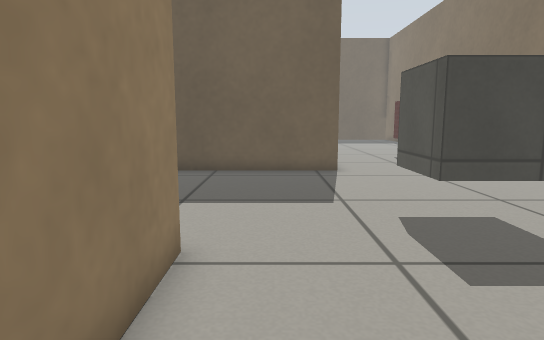
View 1 (above)

15 first-person views from a walk through a world built for the Gazebo simulator. The camera is 0.5 m above the floor, tilts 8° down and sees 75° across. The floor is counted in squares, 0.25 m on a side. Each view is taken from the middle of a square. On the plan, view 1 faces up. The plan holds only what a view shows up to about 18 squares ahead; the rest is blank. Simple patterns stand in for the simulator's built-in surfaces.

View 2
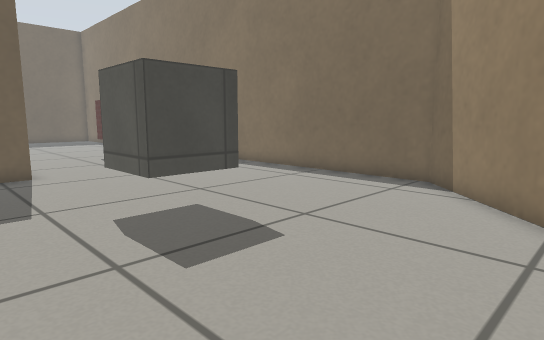

View 3
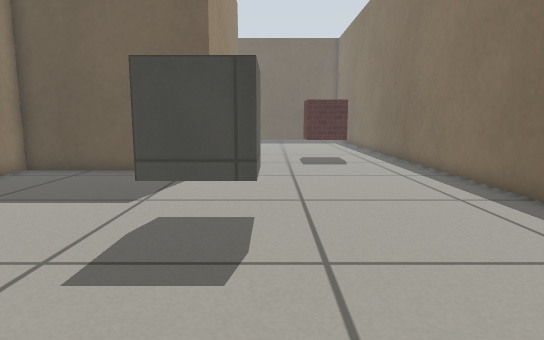

View 4
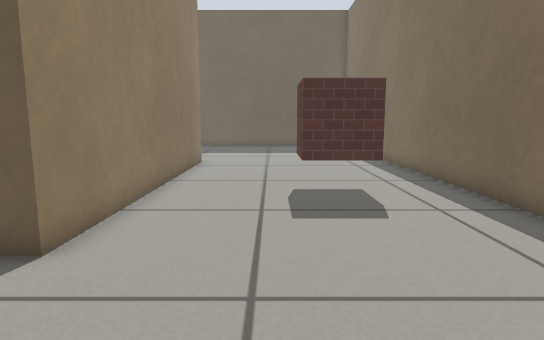

View 5
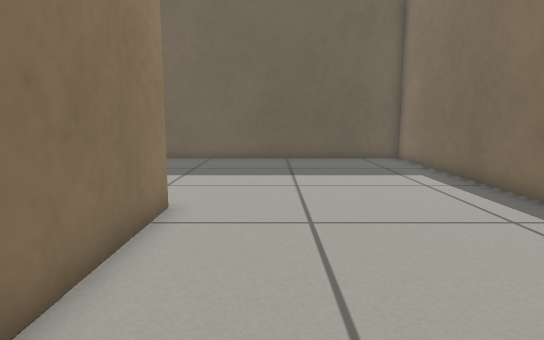

View 6
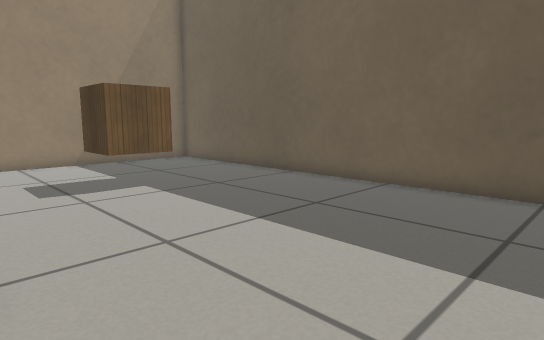

View 7
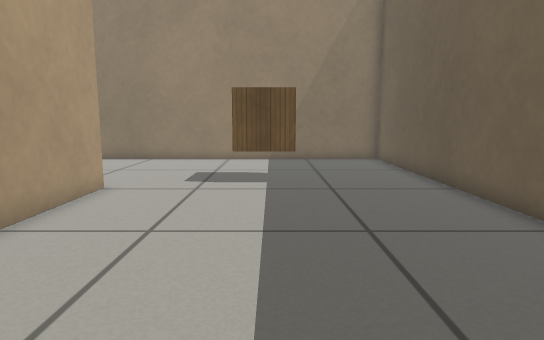

View 8
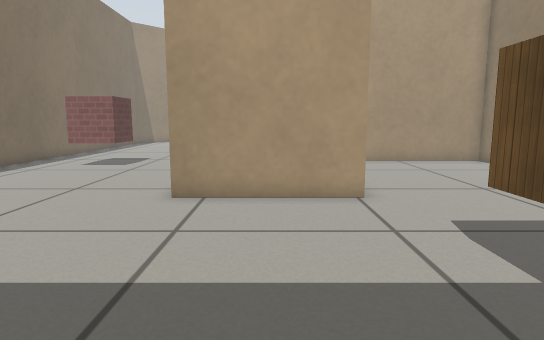

View 9
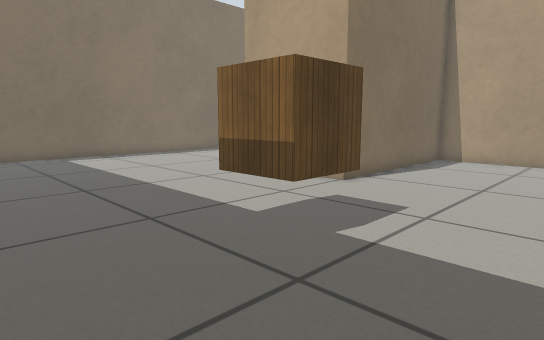

View 10
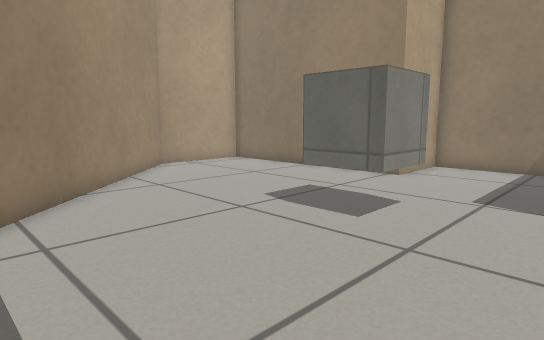

View 11
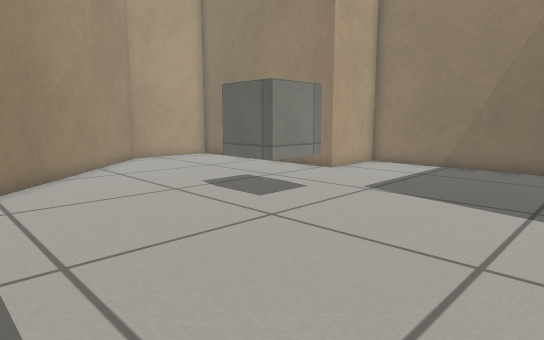

View 12
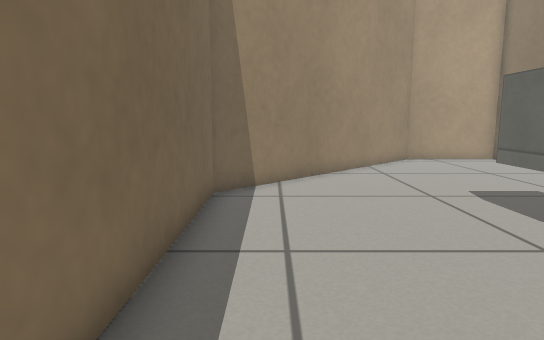

View 13
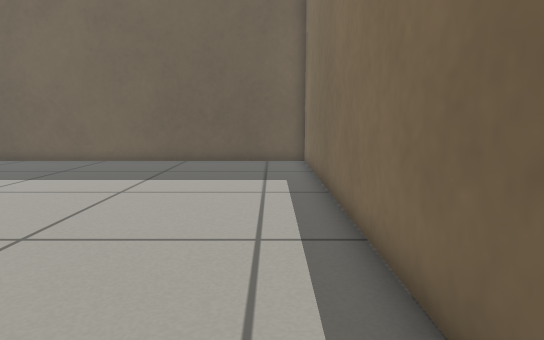

View 14
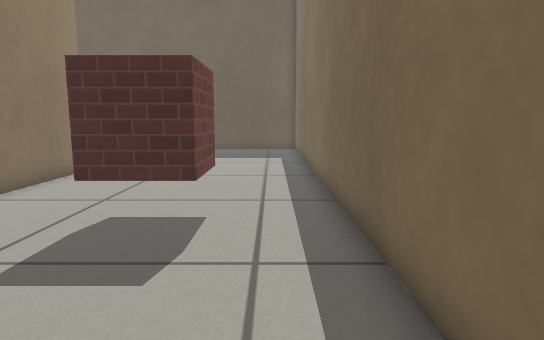

View 15
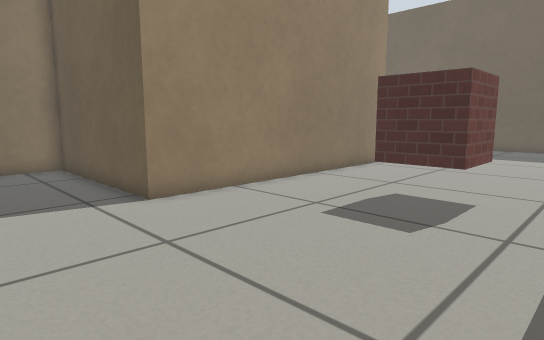

### Floor plan
Points are (right, up) in squares from view 1. A wall is a line through its corners. A room is listed if a view was taken in it or the views show most of it. See-through windows are left out.
Room 1 (views 1, 2, 3, 4, 5, 6, 7, 8, 9, 10, 11, 12, 13, 14, 15)
walls: (-2.4, 17.6) (-2.4, 26) (2.6, 26) (2.6, 14) (-4.8, 14) (-4.8, 5.2) (-1.4, 5.2) (-1.4, -4.2) (3, -4.2) (11.6, 4.4) (11.6, 36.4) (-10.2, 36.4) (-10.2, 17.6) (-2.4, 17.6)
objects: wooden box (-5, 30) to (-3, 32); grey box (3, 6) to (5, 8); brick box (7, 18) to (9, 20)

Where each view was taken, in squares from view 1:
view 1: 0 up, 0 right, facing up
view 2: 0 up, 0 right, facing up-right
view 3: 0 up, 5 right, facing up
view 4: 9 up, 6 right, facing up
view 5: 18 up, 5 right, facing up
view 6: 26 up, 7 right, facing up-left
view 7: 31 up, 8 right, facing left
view 8: 35 up, 0 right, facing down
view 9: 36 up, 9 left, facing down-right
view 10: 11 up, 11 right, facing down-left
view 11: 14 up, 11 right, facing down-left
view 12: 14 up, 10 right, facing down
view 13: 19 up, 10 right, facing up
view 14: 12 up, 10 right, facing up
view 15: 10 up, 11 right, facing up-left
